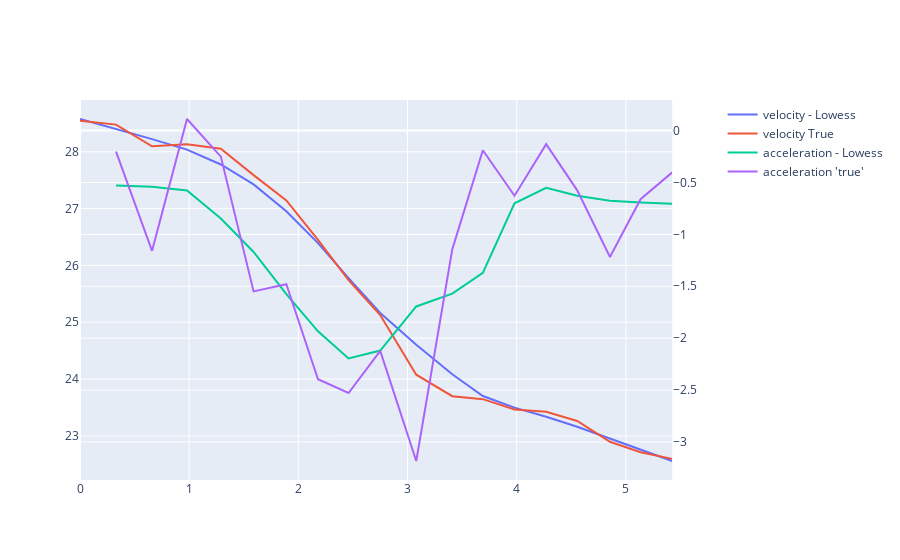

Notebook source saved alongside this figure:
### Code cell
# plot the results
import plotly.graph_objects as go
from plotly.subplots import make_subplots

# create a figure with a secondary y-axis
fig = make_subplots(specs=[[{"secondary_y": True}]])

smoothed = lowess((veh_df.dt - veh_df.dt.min()).dt.total_seconds().values, veh_df["f32_velocityInDir_mps"].values, f=1/3, iter=2)

# calculate the instantaneous acceleration
accel = np.diff(smoothed) / np.diff((veh_df.dt - veh_df.dt.min()).dt.total_seconds().values)
raw_accel = np.diff(veh_df["f32_velocityInDir_mps"].values) / np.diff((veh_df.dt - veh_df.dt.min()).dt.total_seconds().values)

fig.add_scatter(
    x=(veh_df.dt - veh_df.dt.min()).dt.total_seconds().values,
    y=smoothed,
    name="velocity - Lowess",
    mode="lines",
)

fig.add_scatter(
    x=(veh_df.dt - veh_df.dt.min()).dt.total_seconds().values,
    y=veh_df["f32_velocityInDir_mps"].values,
    name="velocity True",
    mode="lines",
)

fig.add_scatter(
    x=(veh_df.dt - veh_df.dt.min()).dt.total_seconds().values[1:],
    y=accel,
    name="acceleration - Lowess",
    mode="lines",
    secondary_y=True,
) 

fig.add_scatter(
    x=(veh_df.dt - veh_df.dt.min()).dt.total_seconds().values[1:],
    y=raw_accel,
    name="acceleration 'true'",
    mode="lines",
    secondary_y=True,
)

### Figure 1 — Plotly figure (JSON) as saved in the notebook; plotly's stock layout.template omitted (floating-point values rounded to 4 significant figures)
{"data": [{"mode": "lines", "name": "velocity - Lowess", "type": "scatter", "x": [0, 0.3301, 0.66, 0.98, 1.29, 1.59, 1.89, 2.18, 2.46, 2.75, 3.08, 3.41, 3.69, 3.98, 4.27, 4.554, 4.854, 5.134, 5.424], "y": [28.58, 28.4, 28.22, 28.04, 27.78, 27.43, 26.95, 26.39, 25.78, 25.16, 24.6, 24.08, 23.7, 23.5, 23.34, 23.16, 22.96, 22.76, 22.56]}, {"mode": "lines", "name": "velocity True", "type": "scatter", "x": [0, 0.3301, 0.66, 0.98, 1.29, 1.59, 1.89, 2.18, 2.46, 2.75, 3.08, 3.41, 3.69, 3.98, 4.27, 4.554, 4.854, 5.134, 5.424], "y": [28.55, 28.48, 28.1, 28.13, 28.05, 27.59, 27.15, 26.45, 25.74, 25.13, 24.08, 23.7, 23.65, 23.46, 23.43, 23.26, 22.9, 22.71, 22.59]}, {"mode": "lines", "name": "acceleration - Lowess", "type": "scatter", "x": [0.3301, 0.66, 0.98, 1.29, 1.59, 1.89, 2.18, 2.46, 2.75, 3.08, 3.41, 3.69, 3.98, 4.27, 4.554, 4.854, 5.134, 5.424], "xaxis": "x", "y": [-0.5296, -0.5422, -0.5764, -0.8473, -1.169, -1.576, -1.934, -2.196, -2.119, -1.694, -1.571, -1.372, -0.7007, -0.5521, -0.627, -0.6768, -0.6931, -0.7049], "yaxis": "y2"}, {"mode": "lines", "name": "acceleration 'true'", "type": "scatter", "x": [0.3301, 0.66, 0.98, 1.29, 1.59, 1.89, 2.18, 2.46, 2.75, 3.08, 3.41, 3.69, 3.98, 4.27, 4.554, 4.854, 5.134, 5.424], "xaxis": "x", "y": [-0.2034, -1.158, 0.1117, -0.2506, -1.55, -1.48, -2.396, -2.529, -2.123, -3.184, -1.144, -0.189, -0.628, -0.1313, -0.5757, -1.218, -0.6613, -0.4025], "yaxis": "y2"}], "layout": {"xaxis": {"anchor": "y", "domain": [0, 0.94]}, "yaxis": {"anchor": "x", "domain": [0, 1]}, "yaxis2": {"anchor": "x", "overlaying": "y", "side": "right"}}}
